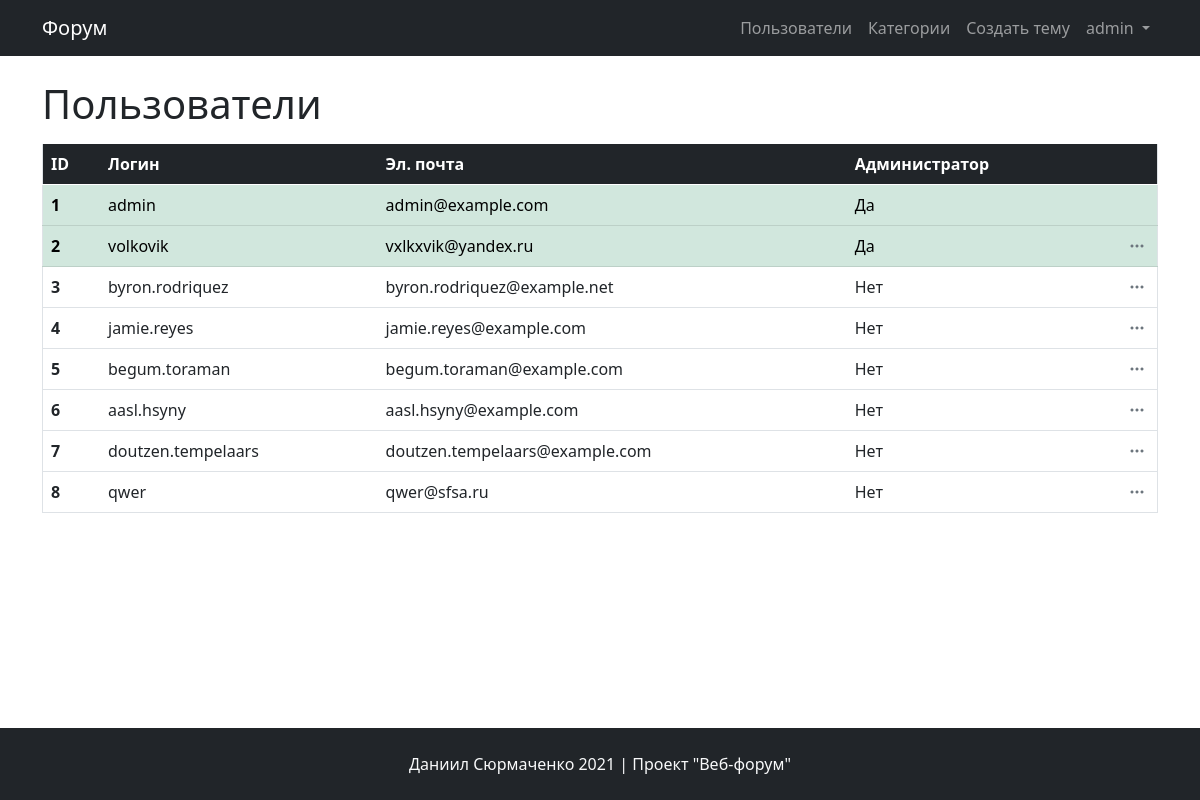
The app's page /users (signed in) with its own data.
### database/models.py (models this page shows, shortened)
class User(SqlAlchemyBase, UserMixin):
    __tablename__ = "users"
    id = Column(Integer, primary_key=True, autoincrement=True)
    username = Column(String, unique=True, nullable=False)
    email = Column(String, unique=True, nullable=False)
    role = Column(Enum(Role), default=Role.user)
    hashed_password = Column(String, nullable=False)
    created_time = Column(DateTime, default=datetime.datetime.now)
    topics = orm.relation("Topic", back_populates="author")
    comments = orm.relation("Comment", back_populates="author")
    def is_admin(self):
        return self.role == Role.admin

### main.py (the view)
@app.route("/users", methods=["GET", "POST"])
@login_required
def users_list():
    if not current_user.is_admin():
        abort(403, "У вас нет доступа к списку пользователей")
    db_sess = db_session.create_session()
    users = db_sess.query(User).order_by("role").all()
    if request.method == "POST":
        if request.form["button"].startswith("admin"):
            user = db_sess.query(User).get(int(request.form["button"].split("-")[-1]))
            user.role = Role.admin if user.role == Role.user else Role.user
        elif request.form["button"].startswith("delete"):
            user = db_sess.query(User).get(int(request.form["button"].split("-")[-1]))
            db_sess.delete(user)
        db_sess.commit()
        return redirect(url_for("users_list"))
    else:
        return render("users_list.html", title="Пользователи", users=users)

### core/utilities.py (called while the page is built)
def render(template_name_or_list, **context):
    return render_template(template_name_or_list, make_agree_with_number=make_agree_with_number, **context)

### database/session.py (called while the page is built)
def create_session() -> Session:
    global __factory
    return __factory()

### main.py (called while the page is built)
@login_manager.user_loader
def load_user(user_id):
    db_sess = db_session.create_session()
    return db_sess.query(User).get(user_id)

### templates/users_list.html (shortened to what this page needs)
{% extends "base.html" %}
{% from "tools/macros.html" import create_pagination %}
{% block content %}
    <h1 class="mb-3">{{ title }}</h1>
    <table class="table border-start border-end">
        <thead class="table-dark">
        <tr>
            <th scope="col">ID</th>
            <th scope="col">Логин</th>
            <th scope="col">Эл. почта</th>
            <th scope="col">Администратор</th>
            <th></th>
        </tr>
        </thead>
        <tbody>
        {% for user in users %}
            <tr class="{% if user.is_admin() %}table-success{% endif %}">
                <th scope="row">{{ user.id }}</th>
                <td>{{ user.username }}</td>
                <td>{{ user.email }}</td>
                <td>
                    {% if user.is_admin() %}
                        Да
                    {% else %}
                        Нет
                    {% endif %}
                </td>
                <td>
                    {% if (current_user.is_admin() and not user.is_admin()) or (current_user.username == "admin" and user.username != "admin") %}
                        <div class="me-1 dropdown align-self-center">
                                <span type="button" class="float-end link-secondary"
                                      id="dropdownMenuButtonTopic" data-bs-toggle="dropdown"
                                      aria-expanded="false">
                                    <i class="bi bi-three-dots"></i>
                                </span>
                        </div>
                    {% endif %}
                </td>
            </tr>
        {% endfor %}
        </tbody>
    </table>
{% endblock %}

### templates/base.html (shortened to what this page needs)
<!DOCTYPE html>
<html lang="ru">
<head>
    <link href="https://cdn.jsdelivr.net/npm/bootstrap@5.0.0-beta3/dist/css/bootstrap.min.css" rel="stylesheet"
>
    <link rel="stylesheet" href="https://cdn.jsdelivr.net/npm/bootstrap-icons@1.4.1/font/bootstrap-icons.css">
    <link rel="stylesheet" href="{{ url_for("static", filename="css/main.css") }}">
</head>
<body>
<div class="general">
    <header>
        <nav class="navbar navbar-expand-lg navbar-dark bg-dark">
            <div class="container">
                <a href="/" class="navbar-brand">Форум</a>
                <div class="collapse navbar-collapse" id="navbarNav">
                    <div class="navbar-nav ms-auto">
                        {% if current_user.is_authenticated %}
                            {% if current_user.is_admin() %}
                                <a href="{{ url_for("users_list") }}" class="nav-link">Пользователи</a>
                                <a class="nav-link" href="{{ url_for("categories_list") }}">Категории</a>
                            {% endif %}
                            <a class="nav-link" href="{{ url_for("create_topic") }}">Создать тему</a>
                            <div class="nav-item dropdown">
                                <a class="nav-link dropdown-toggle" href="#" id="navbarDropdownMenuLink" role="button"
                                   data-bs-toggle="dropdown" aria-expanded="false">
                                    {{ current_user.username }}
                                </a>
                            </div>
                        {% else %}
                            <a class="nav-link" href="{{ url_for("login") }}">Авторизация</a>
                            <a class="nav-link" href="{{ url_for("register") }}">Регистрация</a>
                        {% endif %}
                    </div>
                </div>
            </div>
        </nav>
    </header>
    <main role="main" class="container mt-4">
        {% block content %}{% endblock %}
    </main>
</div>
<footer class="text-light bg-dark">
    <div class="container pt-4 pb-2">
        <p class="text-center">Даниил Сюрмаченко 2021 | Проект "Веб-форум"</p>
    </div>
</footer>
</body>
</html>

### static/css/main.css (style rules this page uses)
html, body { height: 100%; }
body { display: flex; flex-direction: column; }
.general { flex: 1 0 auto; margin-bottom: 40px; }
footer { flex-shrink: 0; }

### records on screen
User: username "admin", id "1", email "admin@example.com", role "Да"
User: id "2", username "volkovik", email "vxlkxvik@yandex.ru", role "Да"
User: id "3", username "byron.rodriquez", email "byron.rodriquez@example.net", role "Нет"
User: id "4", username "jamie.reyes", email "jamie.reyes@example.com", role "Нет"
User: id "5", username "begum.toraman", email "begum.toraman@example.com", role "Нет"
User: id "6", username "aasl.hsyny", email "aasl.hsyny@example.com", role "Нет"
User: id "7", username "doutzen.tempelaars", email "doutzen.tempelaars@example.com", role "Нет"
User: id "8", username "qwer", email "qwer@sfsa.ru", role "Нет"

### other values on screen
{{ title }} "Пользователи"
